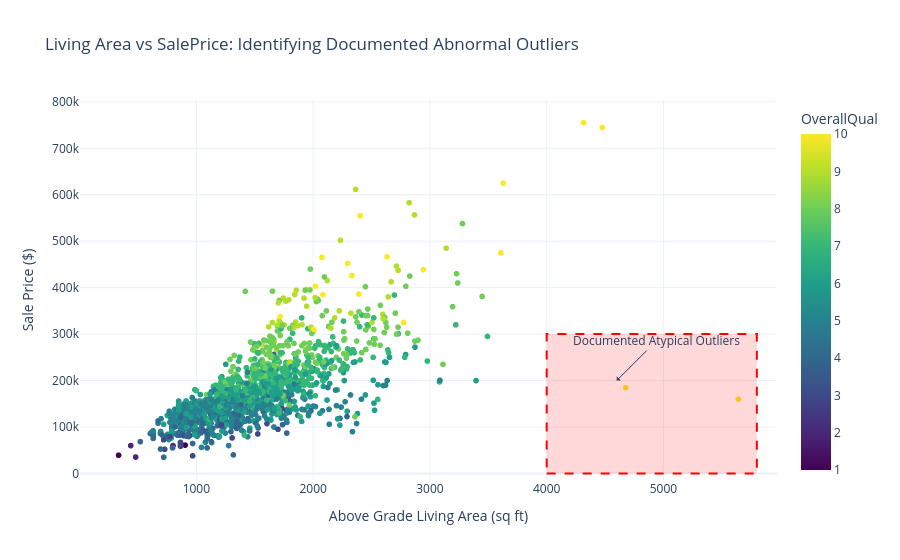

Here is the notebook cell this chart was saved with:
### Markdown cell above
## 3. Exploratory Data Analysis & Outlier Analysis with Plotly

Dean De Cock (the author of the Ames dataset) documented two extreme atypical outliers:
Properties with above-grade living area (`GrLivArea`) greater than 4,000 square feet sold at unusually low prices (< $300,000). These partial sales severely distort linear hyperplanes and tree splits.

### Code cell
# Interactive Outlier Inspection
fig_outliers = px.scatter(
    df, x="GrLivArea", y="SalePrice", color="OverallQual",
    hover_data=["Neighborhood", "YearBuilt"],
    title="Living Area vs SalePrice: Identifying Documented Abnormal Outliers",
    labels={"GrLivArea": "Above Grade Living Area (sq ft)", "SalePrice": "Sale Price ($)"},
    template="plotly_white", color_continuous_scale="Viridis"
)
fig_outliers.add_shape(
    type="rect", x0=4000, y0=0, x1=5800, y1=300000,
    line=dict(color="Red", width=2, dash="dash"),
    fillcolor="rgba(255, 0, 0, 0.15)"
)
fig_outliers.add_annotation(
    x=4600, y=200000, text="Documented Atypical Outliers",
    showarrow=True, arrowhead=1, ax=40, ay=-40
)
fig_outliers.show()

# Remove documented outliers
outlier_mask = (df['GrLivArea'] > 4000) & (df['SalePrice'] < 300000)
print(f"Removing {outlier_mask.sum()} documented outlier records.")
df_clean = df[~outlier_mask].reset_index(drop=True)
print(f"Cleaned dataset shape: {df_clean.shape}")

### Figure 1 — Plotly figure (JSON) as saved in the notebook; plotly's stock layout.template omitted (floating-point values rounded to 4 significant figures; data arrays with more than 128 entries replaced by an {"elided": "..."} marker saying what was removed)
{"data": [{"customdata": {"elided": "1460x2 mixed values"}, "hovertemplate": "Above Grade Living Area (sq ft)=%{x}<br>Sale Price ($)=%{y}<br>Neighborhood=%{customdata[0]}<br>YearBuilt=%{customdata[1]}<br>OverallQual=%{marker.color}<extra></extra>", "legendgroup": "", "marker": {"color": {"elided": "1460 int values"}, "coloraxis": "coloraxis", "symbol": "circle"}, "mode": "markers", "name": "", "showlegend": false, "type": "scattergl", "x": {"elided": "1460 int values"}, "xaxis": "x", "y": {"elided": "1460 int values"}, "yaxis": "y"}], "layout": {"annotations": [{"arrowhead": 1, "ax": 40, "ay": -40, "showarrow": true, "text": "Documented Atypical Outliers", "x": 4600, "y": 200000}], "coloraxis": {"autocolorscale": false, "colorbar": {"title": {"text": "OverallQual"}}, "colorscale": [[0, "#440154"], [0.1111, "#482878"], [0.2222, "#3e4989"], [0.3333, "#31688e"], [0.4444, "#26828e"], [0.5556, "#1f9e89"], [0.6667, "#35b779"], [0.7778, "#6ece58"], [0.8889, "#b5de2b"], [1, "#fde725"]]}, "legend": {"tracegroupgap": 0}, "shapes": [{"fillcolor": "rgba(255, 0, 0, 0.15)", "line": {"color": "Red", "dash": "dash", "width": 2}, "type": "rect", "x0": 4000, "x1": 5800, "y0": 0, "y1": 300000}], "title": {"text": "Living Area vs SalePrice: Identifying Documented Abnormal Outliers"}, "xaxis": {"anchor": "y", "domain": [0, 1], "title": {"text": "Above Grade Living Area (sq ft)"}}, "yaxis": {"anchor": "x", "domain": [0, 1], "title": {"text": "Sale Price ($)"}}}}
